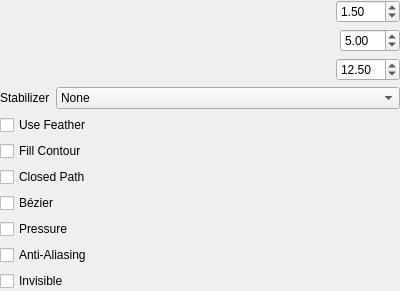
<?xml version="1.0" encoding="UTF-8"?>
<ui version="4.0">
 <class>StrokeOptionsWidget</class>
 <widget class="QWidget" name="StrokeOptionsWidget">
  <property name="geometry">
   <rect>
    <x>0</x>
    <y>0</y>
    <width>400</width>
    <height>264</height>
   </rect>
  </property>
  <property name="windowTitle">
   <string>Form</string>
  </property>
  <layout class="QVBoxLayout" name="verticalLayout">
   <property name="sizeConstraint">
    <enum>QLayout::SizeConstraint::SetMinimumSize</enum>
   </property>
   <property name="leftMargin">
    <number>0</number>
   </property>
   <property name="topMargin">
    <number>0</number>
   </property>
   <property name="rightMargin">
    <number>0</number>
   </property>
   <property name="bottomMargin">
    <number>0</number>
   </property>
   <item>
    <layout class="QHBoxLayout" name="horizontalLayout_2">
     <item>
      <widget class="SpinSlider" name="sizeSlider" native="true">
       <property name="toolTip">
        <string>Set Stroke Width &lt;br&gt;&lt;b&gt;[SHIFT]+drag&lt;/b&gt;&lt;br&gt;for quick adjustment</string>
       </property>
      </widget>
     </item>
     <item>
      <widget class="QDoubleSpinBox" name="sizeSpinBox">
       <property name="sizePolicy">
        <sizepolicy hsizetype="Fixed" vsizetype="Fixed">
         <horstretch>0</horstretch>
         <verstretch>0</verstretch>
        </sizepolicy>
       </property>
       <property name="minimumSize">
        <size>
         <width>60</width>
         <height>0</height>
        </size>
       </property>
       <property name="minimum">
        <double>0.500000000000000</double>
       </property>
       <property name="maximum">
        <double>200.000000000000000</double>
       </property>
       <property name="value">
        <double>1.500000000000000</double>
       </property>
      </widget>
     </item>
    </layout>
   </item>
   <item>
    <layout class="QHBoxLayout" name="horizontalLayout">
     <item>
      <widget class="SpinSlider" name="featherSlider" native="true">
       <property name="toolTip">
        <string>Set Stroke Feather &lt;br&gt;&lt;b&gt;[CTRL]+drag&lt;/b&gt;&lt;br&gt;for quick adjustment</string>
       </property>
      </widget>
     </item>
     <item>
      <widget class="QDoubleSpinBox" name="featherSpinBox">
       <property name="sizePolicy">
        <sizepolicy hsizetype="Fixed" vsizetype="Fixed">
         <horstretch>0</horstretch>
         <verstretch>0</verstretch>
        </sizepolicy>
       </property>
       <property name="minimumSize">
        <size>
         <width>60</width>
         <height>0</height>
        </size>
       </property>
       <property name="minimum">
        <double>0.100000000000000</double>
       </property>
       <property name="maximum">
        <double>99.000000000000000</double>
       </property>
       <property name="value">
        <double>5.000000000000000</double>
       </property>
      </widget>
     </item>
    </layout>
   </item>
   <item>
    <layout class="QHBoxLayout" name="horizontalLayoutSpacing">
     <item>
      <widget class="SpinSlider" name="spacingSlider" native="true">
       <property name="toolTip">
        <string>Set dab spacing as a percentage of the stroke width</string>
       </property>
      </widget>
     </item>
     <item>
      <widget class="QDoubleSpinBox" name="spacingSpinBox">
       <property name="sizePolicy">
        <sizepolicy hsizetype="Fixed" vsizetype="Fixed">
         <horstretch>0</horstretch>
         <verstretch>0</verstretch>
        </sizepolicy>
       </property>
       <property name="minimumSize">
        <size>
         <width>60</width>
         <height>0</height>
        </size>
       </property>
       <property name="minimum">
        <double>1.000000000000000</double>
       </property>
       <property name="maximum">
        <double>400.000000000000000</double>
       </property>
       <property name="value">
        <double>12.500000000000000</double>
       </property>
      </widget>
     </item>
    </layout>
   </item>
   <item>
    <layout class="QHBoxLayout" name="horizontalLayout_4" stretch="0,1">
     <item>
      <widget class="QLabel" name="stabilizerLabel">
       <property name="sizePolicy">
        <sizepolicy hsizetype="Minimum" vsizetype="Minimum">
         <horstretch>0</horstretch>
         <verstretch>0</verstretch>
        </sizepolicy>
       </property>
       <property name="text">
        <string>Stabilizer</string>
       </property>
      </widget>
     </item>
     <item>
      <widget class="QComboBox" name="inpolLevelsCombo">
       <property name="toolTip">
        <string>Use stabilizer to interpolate strokes</string>
       </property>
       <property name="currentText">
        <string comment="Stablizer level">None</string>
       </property>
       <item>
        <property name="text">
         <string comment="Stabilizer option">None</string>
        </property>
       </item>
       <item>
        <property name="text">
         <string comment="Stabilizer option">Simple</string>
        </property>
       </item>
       <item>
        <property name="text">
         <string comment="Stabilizer option">Strong</string>
        </property>
       </item>
      </widget>
     </item>
    </layout>
   </item>
   <item>
    <layout class="QVBoxLayout" name="verticalLayout_2">
     <property name="topMargin">
      <number>0</number>
     </property>
     <item>
      <widget class="QCheckBox" name="useFeatherBox">
       <property name="toolTip">
        <string>Enable or disable feathering</string>
       </property>
       <property name="text">
        <string>Use Feather</string>
       </property>
      </widget>
     </item>
     <item>
      <widget class="QCheckBox" name="fillContourBox">
       <property name="toolTip">
        <string>Contour will be filled</string>
       </property>
       <property name="text">
        <string>Fill Contour</string>
       </property>
      </widget>
     </item>
     <item>
      <widget class="QCheckBox" name="useClosedPathBox">
       <property name="toolTip">
        <string>Close Polyline path (hold Ctrl to temporarily invert)</string>
       </property>
       <property name="text">
        <string>Closed Path</string>
       </property>
      </widget>
     </item>
     <item>
      <widget class="QCheckBox" name="useBezierBox">
       <property name="toolTip">
        <string>Use Bézier curves to create curved lines</string>
       </property>
       <property name="text">
        <string comment="Tool options">Bézier</string>
       </property>
      </widget>
     </item>
     <item>
      <widget class="QCheckBox" name="usePressureBox">
       <property name="toolTip">
        <string>Vary strokes based on pressure when drawing on a tablet</string>
       </property>
       <property name="text">
        <string comment="Tool options">Pressure</string>
       </property>
      </widget>
     </item>
     <item>
      <widget class="QCheckBox" name="useAABox">
       <property name="toolTip">
        <string>Use anti-aliasing to create smooth edges</string>
       </property>
       <property name="text">
        <string comment="Brush AA">Anti-Aliasing</string>
       </property>
      </widget>
     </item>
     <item>
      <widget class="QCheckBox" name="makeInvisibleBox">
       <property name="toolTip">
        <string>Make invisible</string>
       </property>
       <property name="text">
        <string comment="Tool options">Invisible</string>
       </property>
      </widget>
     </item>
    </layout>
   </item>
  </layout>
 </widget>
 <customwidgets>
  <customwidget>
   <class>SpinSlider</class>
   <extends>QWidget</extends>
   <header>spinslider.h</header>
   <container>1</container>
  </customwidget>
 </customwidgets>
 <resources/>
 <connections/>
</ui>
